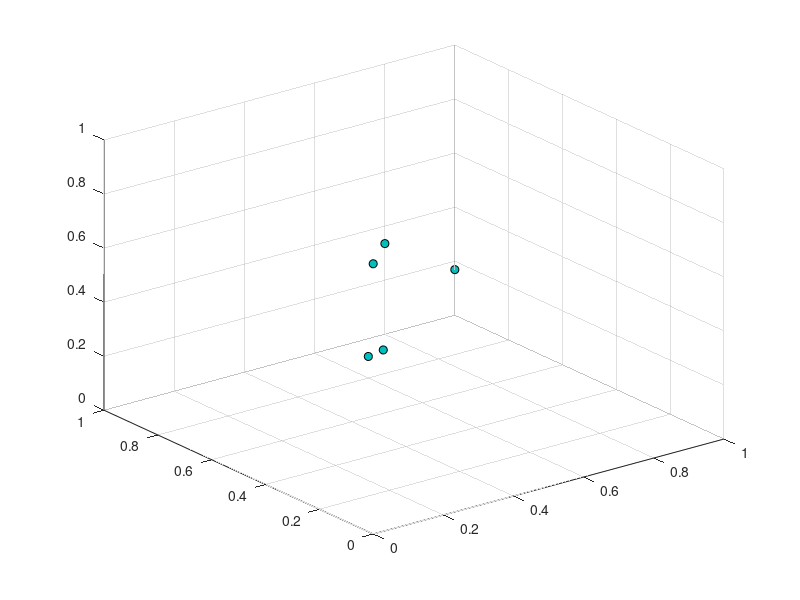

This figure's MATLAB source:
% Jiaqi Wang
% 02/03/2019
% Project Demo


% data input, date selected from 2013 to 2017
y = [3.742,3.598,2.553,2.237,2.491];  % y is the NYS gas price, dollor/gallon
x1 = [57369,58878,60850,62909,64894]; % x1 is NYS median household income, dollars/year
x2 = [10876551,10966425,11132587,11256778,11288933]; % x2 is NYS vehicle registration number

% data normalization

normy = y - min(y(:));
normy = normy ./ max(normy(:));

normx1 = x1 - min(x1(:));
normx1 = normx1 ./ max(normx1(:));

normx2 = x2 - min(x2(:));
normx2 = normx2 ./ max(normx2(:));

% figure
scatter3(normx1, normx2, normy,'MarkerEdgeColor','k','MarkerFaceColor',[0 .75 .75]);